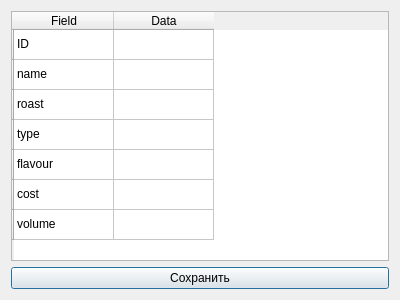
<?xml version="1.0" encoding="UTF-8"?>
<ui version="4.0">
 <class>Dialog</class>
 <widget class="QDialog" name="Dialog">
  <property name="geometry">
   <rect>
    <x>0</x>
    <y>0</y>
    <width>400</width>
    <height>300</height>
   </rect>
  </property>
  <property name="windowTitle">
   <string>Dialog</string>
  </property>
  <layout class="QVBoxLayout" name="verticalLayout">
   <item>
    <widget class="QTableWidget" name="tableWidget">
     <row>
      <property name="text">
       <string/>
      </property>
     </row>
     <row>
      <property name="text">
       <string/>
      </property>
     </row>
     <row>
      <property name="text">
       <string/>
      </property>
     </row>
     <row>
      <property name="text">
       <string/>
      </property>
     </row>
     <row>
      <property name="text">
       <string/>
      </property>
     </row>
     <row>
      <property name="text">
       <string/>
      </property>
     </row>
     <row>
      <property name="text">
       <string/>
      </property>
     </row>
     <column>
      <property name="text">
       <string>Field</string>
      </property>
     </column>
     <column>
      <property name="text">
       <string>Data</string>
      </property>
     </column>
     <item row="0" column="0">
      <property name="text">
       <string>ID</string>
      </property>
     </item>
     <item row="1" column="0">
      <property name="text">
       <string>name</string>
      </property>
     </item>
     <item row="2" column="0">
      <property name="text">
       <string>roast</string>
      </property>
     </item>
     <item row="3" column="0">
      <property name="text">
       <string>type</string>
      </property>
     </item>
     <item row="4" column="0">
      <property name="text">
       <string>flavour</string>
      </property>
     </item>
     <item row="5" column="0">
      <property name="text">
       <string>cost</string>
      </property>
     </item>
     <item row="6" column="0">
      <property name="text">
       <string>volume</string>
      </property>
     </item>
    </widget>
   </item>
   <item>
    <widget class="QPushButton" name="pushButton">
     <property name="text">
      <string>Сохранить</string>
     </property>
    </widget>
   </item>
  </layout>
 </widget>
 <resources/>
 <connections/>
</ui>
